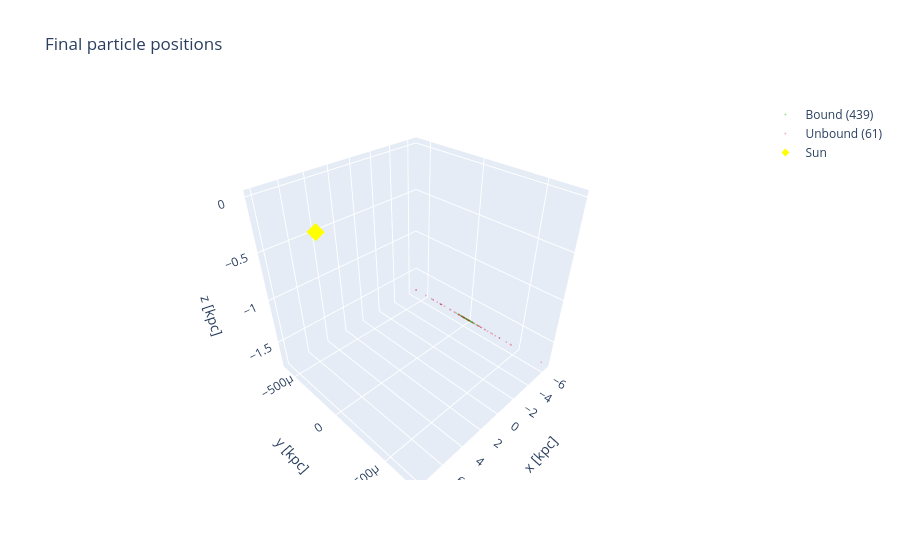

Notebook cell for this chart:
### Code cell
import plotly.graph_objects as go

fig = go.Figure(data=[
    go.Scatter3d(
        x=pos_f[bound, 0],  y=pos_f[bound, 1],  z=pos_f[bound, 2],
        mode='markers', marker=dict(size=1, color='limegreen', opacity=0.5),
        name=f'Bound ({bound.sum()})'
    ),
    go.Scatter3d(
        x=pos_f[~bound, 0], y=pos_f[~bound, 1], z=pos_f[~bound, 2],
        mode='markers', marker=dict(size=1, color='crimson', opacity=0.3),
        name=f'Unbound ({(~bound).sum()})'
    ),
    go.Scatter3d(
        x=[solar_pos[0]], y=[solar_pos[1]], z=[solar_pos[2]],
        mode='markers', marker=dict(size=6, color='yellow', symbol='diamond'),
        name='Sun'
    )
])

fig.update_layout(
    scene=dict(xaxis_title='x [kpc]', yaxis_title='y [kpc]', zaxis_title='z [kpc]'),
    title='Final particle positions'
)
fig.show()

### Figure 1 — Plotly figure (JSON) as saved in the notebook; plotly's stock layout.template omitted (floating-point values rounded to 4 significant figures; data arrays with more than 128 entries replaced by an {"elided": "..."} marker saying what was removed)
{"data": [{"marker": {"color": "limegreen", "opacity": 0.5, "size": 1}, "mode": "markers", "name": "Bound (439)", "type": "scatter3d", "x": {"elided": "439 float values"}, "y": {"elided": "439 float values"}, "z": {"elided": "439 float values"}}, {"marker": {"color": "crimson", "opacity": 0.3, "size": 1}, "mode": "markers", "name": "Unbound (61)", "type": "scatter3d", "x": [-6.501, -6.501, -6.501, -6.501, -6.501, -6.501, -6.501, -6.501, -6.501, -6.5, -6.501, -6.5, -6.5, -6.501, -6.5, -6.5, -6.501, -6.5, -6.501, -6.501, -6.501, -6.5, -6.501, -6.501, -6.5, -6.501, -6.5, -6.5, -6.501, -6.501, -6.501, -6.501, -6.501, -6.5, -6.501, -6.5, -6.5, -6.501, -6.5, -6.5, -6.501, -6.501, -6.501, -6.5, -6.5, -6.5, -6.5, -6.5, -6.501, -6.5, -6.5, -6.501, -6.501, -6.5, -6.5, -6.501, -6.5, -6.5, -6.5, -6.501, -6.501], "y": [0.0001408, -0.0004113, 2.363e-05, 0.0001446, -8.462e-05, -3.238e-05, 0.0001904, 0.0004025, 0.0001284, 0.0007229, 2.514e-05, -2.681e-05, -0.0003028, 0.0001536, -4.448e-05, 5.776e-05, 0.0002943, -0.0002913, -0.0001943, -0.0002996, -0.0003103, 7.843e-05, -8.927e-05, -6.228e-05, -1.093e-07, -0.0002577, -5.481e-05, 0.0001094, 0.0001269, 0.0003341, 0.0003352, -6.39e-05, -9.671e-05, -0.0003911, 0.0001123, -0.0001341, -0.0003454, -0.0006101, -4.182e-05, 1.506e-06, 0.0002634, -0.0001433, -0.0001853, -3.813e-05, -1.027e-05, 1.775e-05, 9.987e-06, -3.61e-05, -3.711e-05, -9.597e-05, -0.0003951, 0.0002154, 0.0001851, 5.021e-05, 0.0004417, 0.0002495, 6.016e-05, 0.0004494, -0.0006071, 1.891e-05, -0.000486], "z": [-1.764, -1.764, -1.764, -1.762, -1.763, -1.764, -1.764, -1.765, -1.763, -1.765, -1.764, -1.764, -1.766, -1.763, -1.764, -1.764, -1.764, -1.765, -1.764, -1.764, -1.765, -1.765, -1.764, -1.763, -1.764, -1.763, -1.764, -1.764, -1.765, -1.764, -1.764, -1.764, -1.764, -1.764, -1.765, -1.764, -1.764, -1.765, -1.765, -1.764, -1.764, -1.764, -1.764, -1.765, -1.765, -1.765, -1.764, -1.764, -1.764, -1.765, -1.765, -1.764, -1.763, -1.765, -1.765, -1.764, -1.764, -1.765, -1.765, -1.764, -1.764]}, {"marker": {"color": "yellow", "size": 6, "symbol": "diamond"}, "mode": "markers", "name": "Sun", "type": "scatter3d", "x": [8], "y": [0], "z": [0]}], "layout": {"scene": {"xaxis": {"title": {"text": "x [kpc]"}}, "yaxis": {"title": {"text": "y [kpc]"}}, "zaxis": {"title": {"text": "z [kpc]"}}}, "title": {"text": "Final particle positions"}}}
